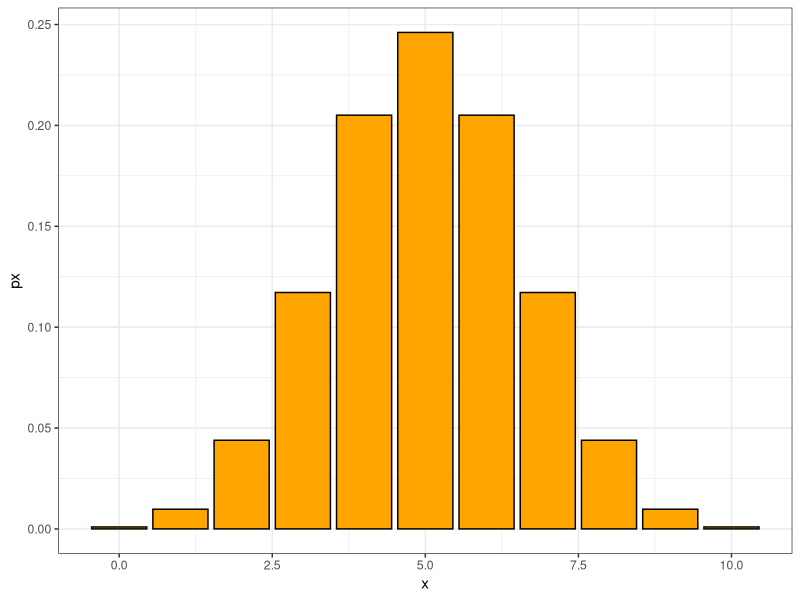
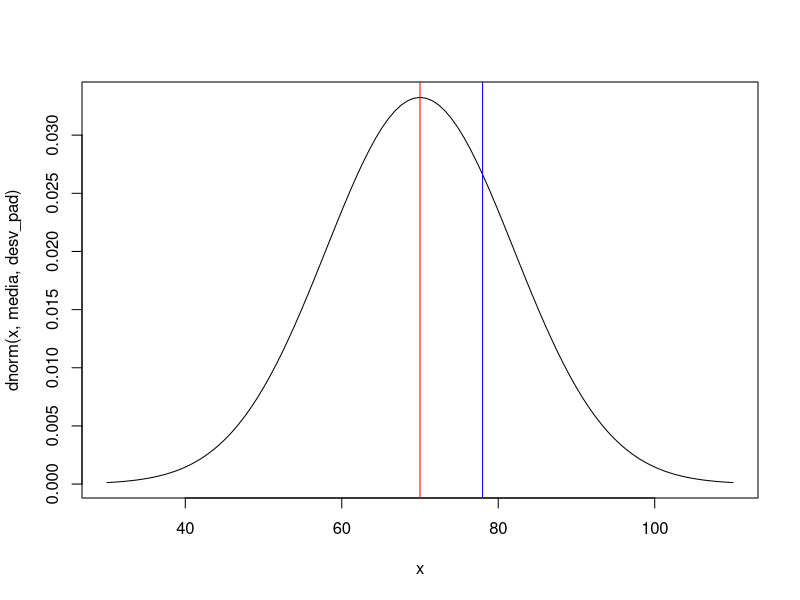
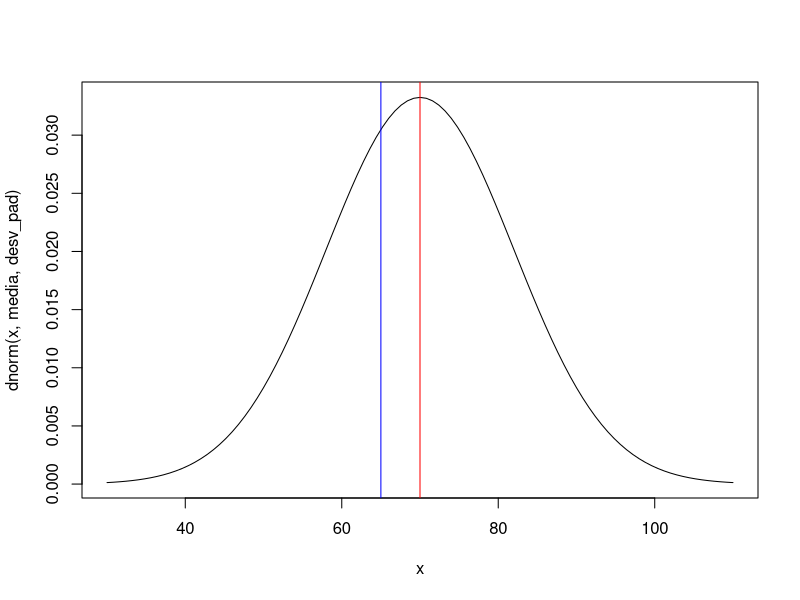
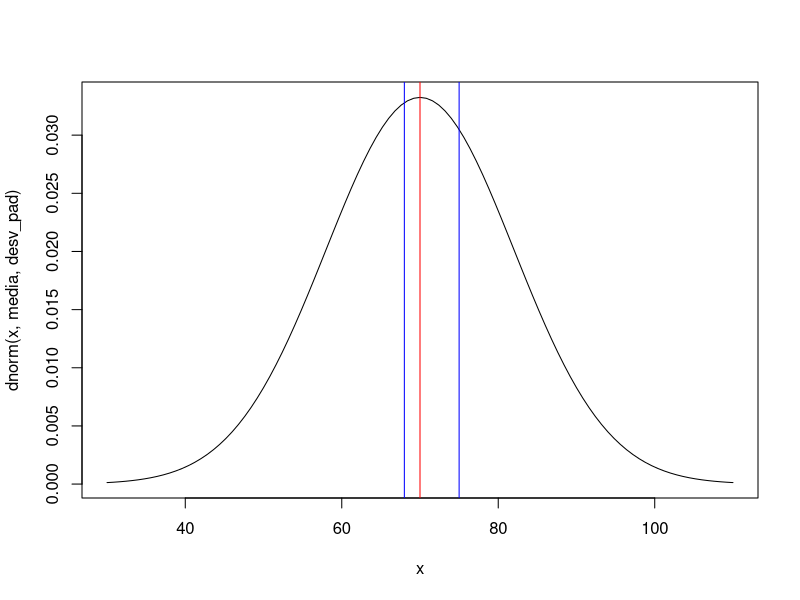
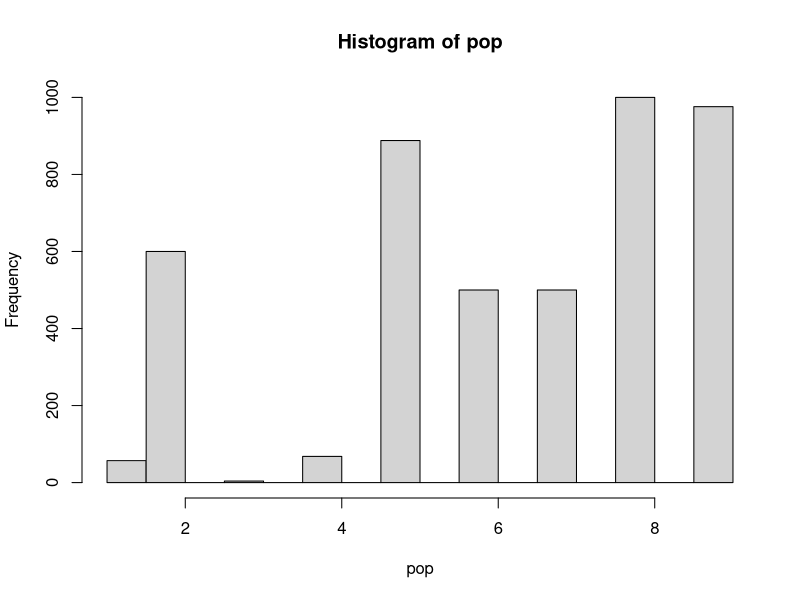
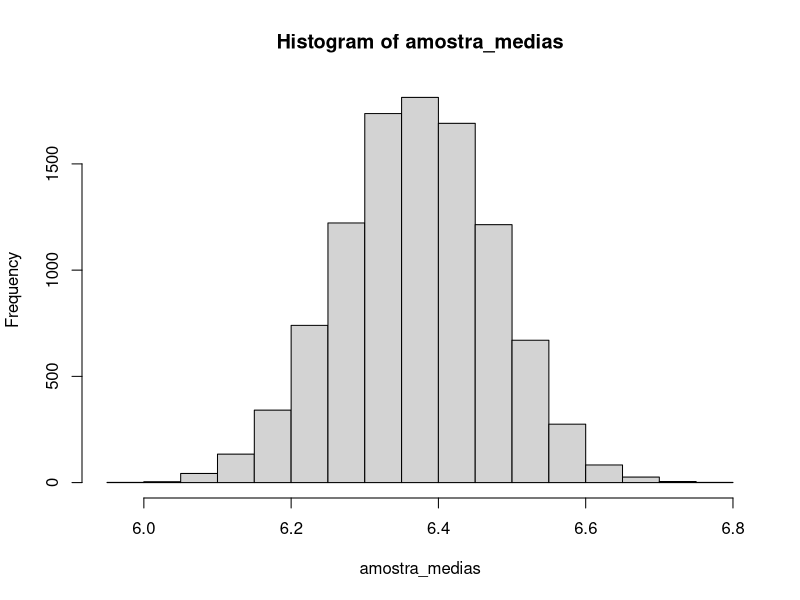

Recreate these plots in R, in order.
# Distribuição Binomial
# Lançar 3 moedas e contar o número de caras.
# x são os possíveis valores da variável
# p é a probabilidade de sucesso (cair cara)
# q é a probabilidade de fracasso (1 - p)
library(tidyverse)
n <- 10
x <- 0:n
p <- 1/2
q <- 1-p

t_binomail <- tibble(x)

t_binomail %>%
  mutate(px=dbinom(x,n,p)) %>%
  ggplot(aes(x=x, y=px)) +
  geom_col(fill="orange", color="black") +
  theme_bw()

# Distribuição Normal
media <- 70
desv_pad <- 12

curve(dnorm(x,media,desv_pad), 30, 110)
abline(v=media,col="red")
abline(v=78, col="blue")
1-pnorm(78, media, desv_pad) # P(X>=78)

curve(dnorm(x,media,desv_pad), 30, 110)
abline(v=media,col="red")
abline(v=65, col="blue")
pnorm(65,media, desv_pad) # P(X <= 65)

curve(dnorm(x,media,desv_pad), 30, 110)
abline(v=media,col="red")
abline(v=68, col="blue")
abline(v=75, col="blue")
pnorm(75,media, desv_pad) - pnorm(68,media, desv_pad)
# P(68 <= X <= 75)

# DISTRIBUIÇÃO DA MÉDIA
# simular uma população qualquer
pop <- rep(1:9,c(57,600,4,68,888,
                 500,500,1000,976))
hist(pop)
mean(pop)
var(pop)

# coletar uma amostra aleatória simples
# com reposição tamanho n = 5
n=500
sample(pop,n,replace = TRUE)

#calcular a média para essa amostra
mean(sample(pop,n,replace = TRUE))

# simular k amostragens
k = 10000
amostra_medias <- 0
for(i in 1:k){
  amostra_medias[i] <- mean(sample(pop,
                                   n,
                                   replace = TRUE))
}
hist(amostra_medias)
mean(amostra_medias)















